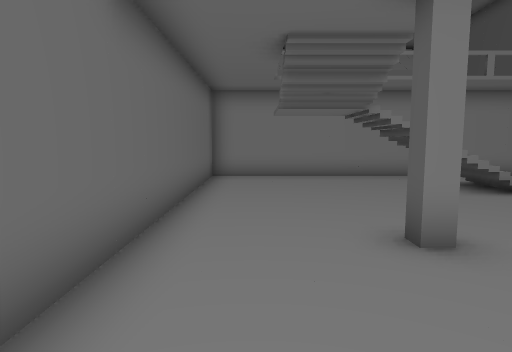
[1] (above)

14 first-person views from a walk through a Unity game level. The camera is 1.2 m above the floor, tilts 6° down and sees 75° across. The floor is counted in squares, 1 m on a side. Each view is taken from the middle of a square. On the plan, view 1 faces up. The plan holds only what a view shows up to about 14 squares ahead; the rest is blank. The place goes on beyond the plan. The player character is not drawn. Some animated figures are left out.

[2]
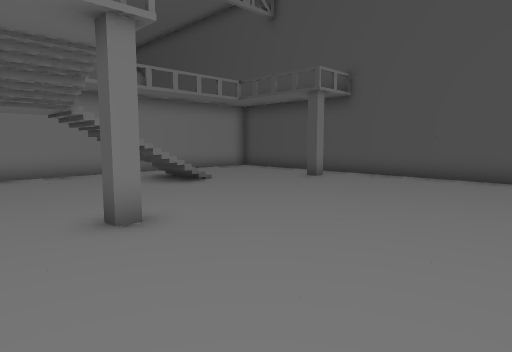

[3]
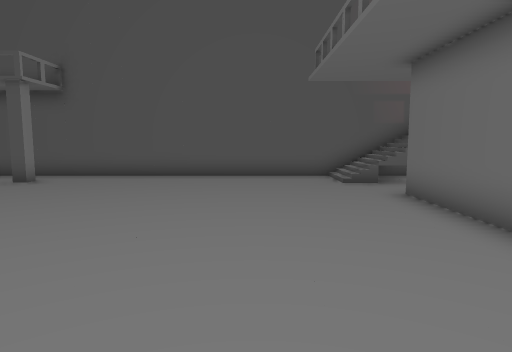

[4]
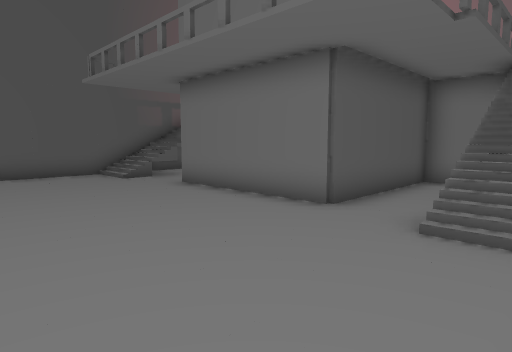

[5]
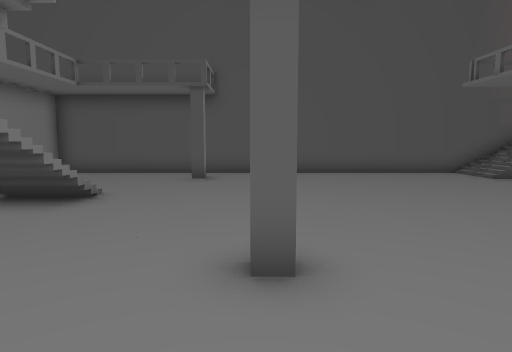

[6]
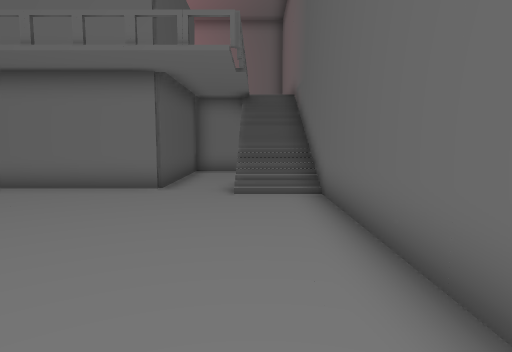

[7]
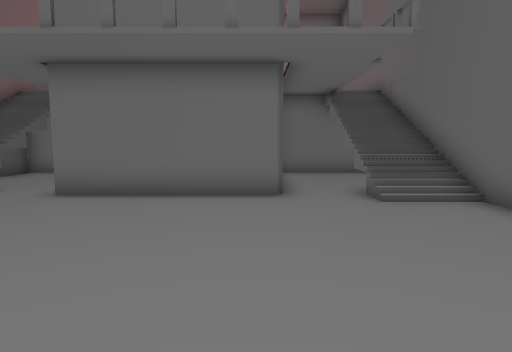

[8]
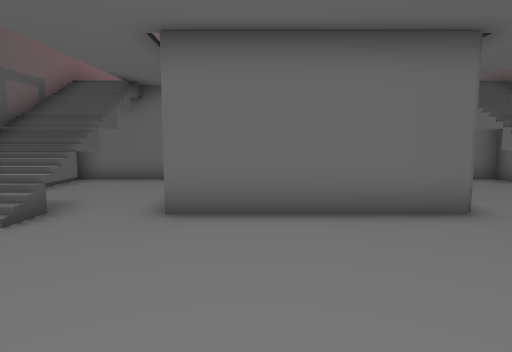

[9]
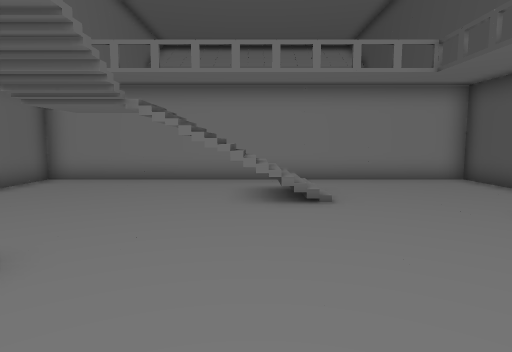

[10]
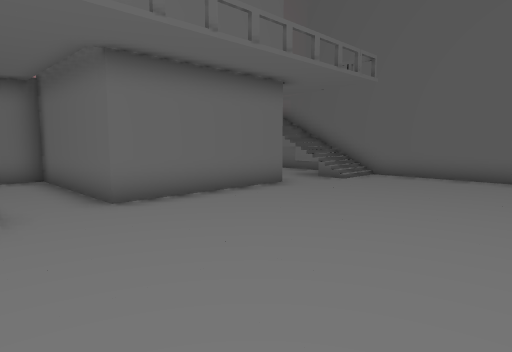

[11]
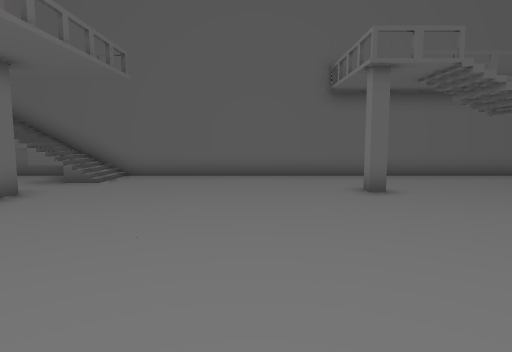

[12]
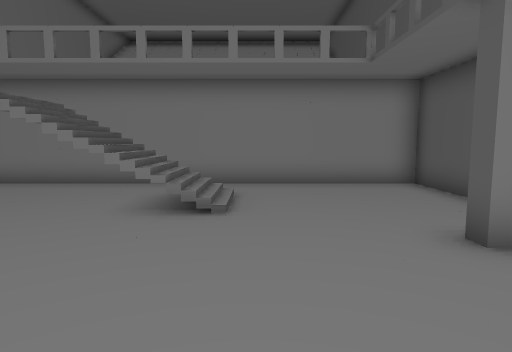

[13]
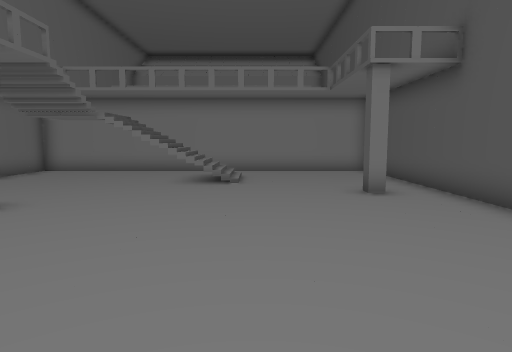

[14]
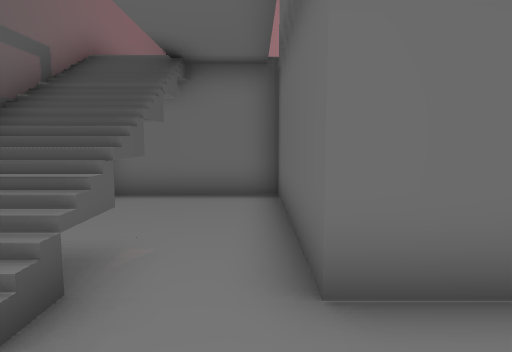

### Floor plan
Key: @ floor where view 1 was taken; # wall or solid block; . floor; / step, stairs or slope; = window, fence, low wall or low ledge.
Columns run from 2 left of view 1 to 12 right of it. Each row starts with its distance up from view 1.
 12 ###############
 11 #.............#
 10 #.............#
  9 #....////.....#
  8 #....////.....#
  7 #.............#
  6 #...........#.#
  5 #.............#
  4 #...#.........#
  3 #.............#
  2 #.............#
  1 #.............#
  0 #.@...........#
 -1 #.............#
 -2 #.............#
 -3 #.............#
 -4 #//.........//#
 -5 #//..#####..//#
 -6 #/=..#   #..=/#
 -7 #/#..#   #..#/#
 -8 #....#   #....#
 -9 #....#   #....#
-10 ######   ######

Positions as (right, up) in squares from view 1, and headings:
1: (0, 0), facing up
2: (0, -1), facing up-right
3: (0, -1), facing right
4: (-1, 1), facing down-right
5: (-1, 4), facing right
6: (0, 4), facing down
7: (3, 3), facing down
8: (6, 1), facing down
9: (5, 1), facing up
10: (10, 2), facing down-left
11: (10, 1), facing left
12: (7, 2), facing up
13: (7, -2), facing up
14: (8, -2), facing down
